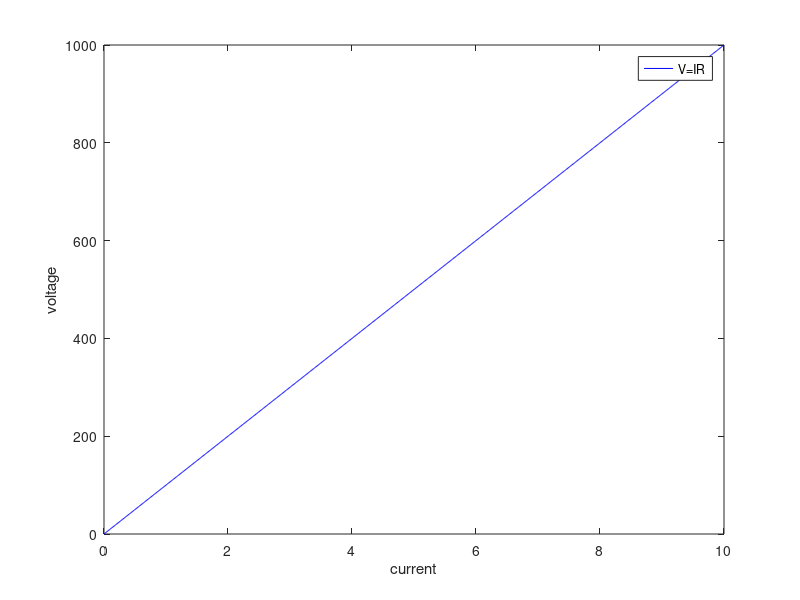

Recreate this plot in MATLAB.
% plot relation between voltage and current
r=100;
i=0:0.01:10;
v=zeros(1,size(i,2));

for j=1:size(i,2)
    v(j)=i(j)*r;
end
plot(i,v,'b');
xlabel('current');
ylabel('voltage');
legend('V=IR');